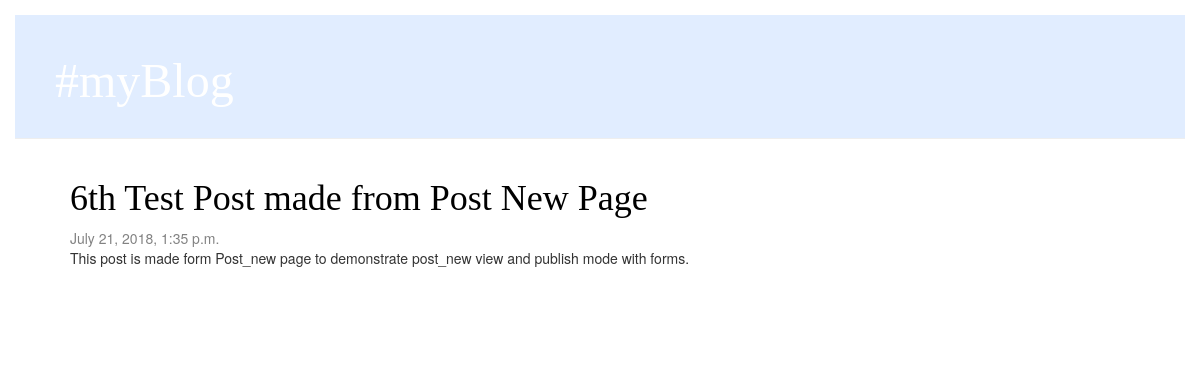
Page /post/6/ on the committed database.
### blog/models.py (models this page shows, shortened)
class Post(models.Model):
    author  =   models.ForeignKey('auth.User', on_delete=models.CASCADE)
    title   =   models.CharField(max_length=200)
    text    =   models.TextField()
    created_date    =   models.DateTimeField(default=timezone.now)
    published_date   =   models.DateTimeField(blank=True, null=True)

### blog/views.py (the view)
# urls.py: path('post/<int:pk>/', views.post_detail, name='post_detail'),
def post_detail(request, pk):
    post = get_object_or_404(Post, pk=pk)
    return render(request, 'blog/post_detail.html', {'post': post})

### templates/blog/post_detail.html (shortened to what this page needs)
{% extends 'blog/base.html' %}
{% block contents %}
        <div class="post">
            <h1><a href="{% url 'post_detail' pk=post.pk %}">
                {{ post.title }}</a>
            </h1>
            <div class="date">
                {{ post.published_date }}
            </div>
            <p>{{ post.text|linebreaksbr }}</p>
        </div>
{% endblock %}

### blog/static/css/blog.css (style rules this page uses)
h1 a { color: #5ba7ca; font-family: 'Lobster'; }
body { padding: 15px; }
h1, h2, h3, h4 { font-family: 'Lobster', cursive; }
.date { color: #828282; }
.post { margin-bottom: 70px; }
.post h1 a, .post h1 a:visited { color: #000000; }

### rows in the picture
Post: title "6th Test Post made from Post New Page", published_date "July 21, 2018, 1:35 p.m.", text "This post is made form Post_new page to demonstrate post_new view and publish mode with forms."
